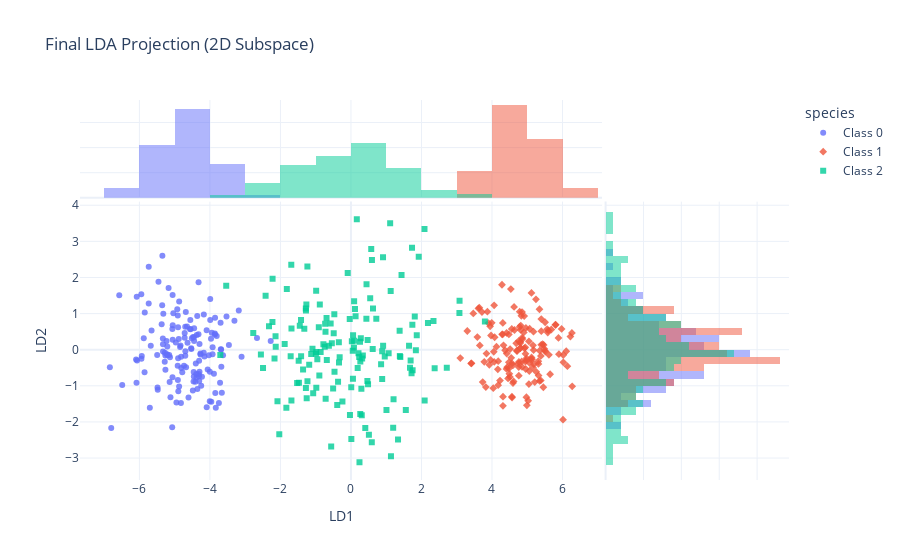

The code cell stored with this chart in its notebook:
### Code cell
# ---------------------------------------------------------
# 6. Plot 4: Final 2D Projection
# ---------------------------------------------------------
print("Generating Projected Distribution Plot...")

lda_df = pd.DataFrame(data=X_r2, columns=['LD1', 'LD2'])
lda_df['species'] = df['species']

fig_projection = px.scatter(
    lda_df, 
    x='LD1', 
    y='LD2', 
    color='species',
    symbol='species',
    marginal_x="histogram",
    marginal_y="histogram",
    title="Final LDA Projection (2D Subspace)",
    opacity=0.8,
    template='plotly_white'
)
fig_projection.show()

### Figure 1 — Plotly figure (JSON) as saved in the notebook; plotly's stock layout.template omitted (floating-point values rounded to 4 significant figures; data arrays with more than 128 entries replaced by an {"elided": "..."} marker saying what was removed)
{"data": [{"hovertemplate": "species=Class 0<br>LD1=%{x}<br>LD2=%{y}<extra></extra>", "legendgroup": "Class 0", "marker": {"color": "#636efa", "opacity": 0.8, "symbol": "circle"}, "mode": "markers", "name": "Class 0", "orientation": "v", "showlegend": true, "type": "scatter", "x": {"elided": "150 float values"}, "xaxis": "x", "y": {"elided": "150 float values"}, "yaxis": "y"}, {"bingroup": "x", "hovertemplate": "species=Class 0<br>LD1=%{x}<br>count=%{y}<extra></extra>", "legendgroup": "Class 0", "marker": {"color": "#636efa"}, "name": "Class 0", "opacity": 0.5, "showlegend": false, "type": "histogram", "x": {"elided": "150 float values"}, "xaxis": "x3", "yaxis": "y3"}, {"bingroup": "y", "hovertemplate": "species=Class 0<br>LD2=%{y}<br>count=%{x}<extra></extra>", "legendgroup": "Class 0", "marker": {"color": "#636efa"}, "name": "Class 0", "opacity": 0.5, "showlegend": false, "type": "histogram", "xaxis": "x2", "y": {"elided": "150 float values"}, "yaxis": "y2"}, {"hovertemplate": "species=Class 1<br>LD1=%{x}<br>LD2=%{y}<extra></extra>", "legendgroup": "Class 1", "marker": {"color": "#EF553B", "opacity": 0.8, "symbol": "diamond"}, "mode": "markers", "name": "Class 1", "orientation": "v", "showlegend": true, "type": "scatter", "x": {"elided": "150 float values"}, "xaxis": "x", "y": {"elided": "150 float values"}, "yaxis": "y"}, {"bingroup": "x", "hovertemplate": "species=Class 1<br>LD1=%{x}<br>count=%{y}<extra></extra>", "legendgroup": "Class 1", "marker": {"color": "#EF553B"}, "name": "Class 1", "opacity": 0.5, "showlegend": false, "type": "histogram", "x": {"elided": "150 float values"}, "xaxis": "x3", "yaxis": "y3"}, {"bingroup": "y", "hovertemplate": "species=Class 1<br>LD2=%{y}<br>count=%{x}<extra></extra>", "legendgroup": "Class 1", "marker": {"color": "#EF553B"}, "name": "Class 1", "opacity": 0.5, "showlegend": false, "type": "histogram", "xaxis": "x2", "y": {"elided": "150 float values"}, "yaxis": "y2"}, {"hovertemplate": "species=Class 2<br>LD1=%{x}<br>LD2=%{y}<extra></extra>", "legendgroup": "Class 2", "marker": {"color": "#00cc96", "opacity": 0.8, "symbol": "square"}, "mode": "markers", "name": "Class 2", "orientation": "v", "showlegend": true, "type": "scatter", "x": {"elided": "150 float values"}, "xaxis": "x", "y": {"elided": "150 float values"}, "yaxis": "y"}, {"bingroup": "x", "hovertemplate": "species=Class 2<br>LD1=%{x}<br>count=%{y}<extra></extra>", "legendgroup": "Class 2", "marker": {"color": "#00cc96"}, "name": "Class 2", "opacity": 0.5, "showlegend": false, "type": "histogram", "x": {"elided": "150 float values"}, "xaxis": "x3", "yaxis": "y3"}, {"bingroup": "y", "hovertemplate": "species=Class 2<br>LD2=%{y}<br>count=%{x}<extra></extra>", "legendgroup": "Class 2", "marker": {"color": "#00cc96"}, "name": "Class 2", "opacity": 0.5, "showlegend": false, "type": "histogram", "xaxis": "x2", "y": {"elided": "150 float values"}, "yaxis": "y2"}], "layout": {"barmode": "overlay", "legend": {"title": {"text": "species"}, "tracegroupgap": 0}, "title": {"text": "Final LDA Projection (2D Subspace)"}, "xaxis": {"anchor": "y", "domain": [0, 0.7363], "title": {"text": "LD1"}}, "xaxis2": {"anchor": "y2", "domain": [0.7413, 1], "matches": "x2", "showgrid": true, "showline": false, "showticklabels": false, "ticks": ""}, "xaxis3": {"anchor": "y3", "domain": [0, 0.7363], "matches": "x", "showgrid": true, "showticklabels": false}, "xaxis4": {"anchor": "y4", "domain": [0.7413, 1], "matches": "x2", "showgrid": true, "showline": false, "showticklabels": false, "ticks": ""}, "yaxis": {"anchor": "x", "domain": [0, 0.7326], "title": {"text": "LD2"}}, "yaxis2": {"anchor": "x2", "domain": [0, 0.7326], "matches": "y", "showgrid": true, "showticklabels": false}, "yaxis3": {"anchor": "x3", "domain": [0.7426, 1], "matches": "y3", "showgrid": true, "showline": false, "showticklabels": false, "ticks": ""}, "yaxis4": {"anchor": "x4", "domain": [0.7426, 1], "matches": "y3", "showgrid": true, "showline": false, "showticklabels": false, "ticks": ""}}}
